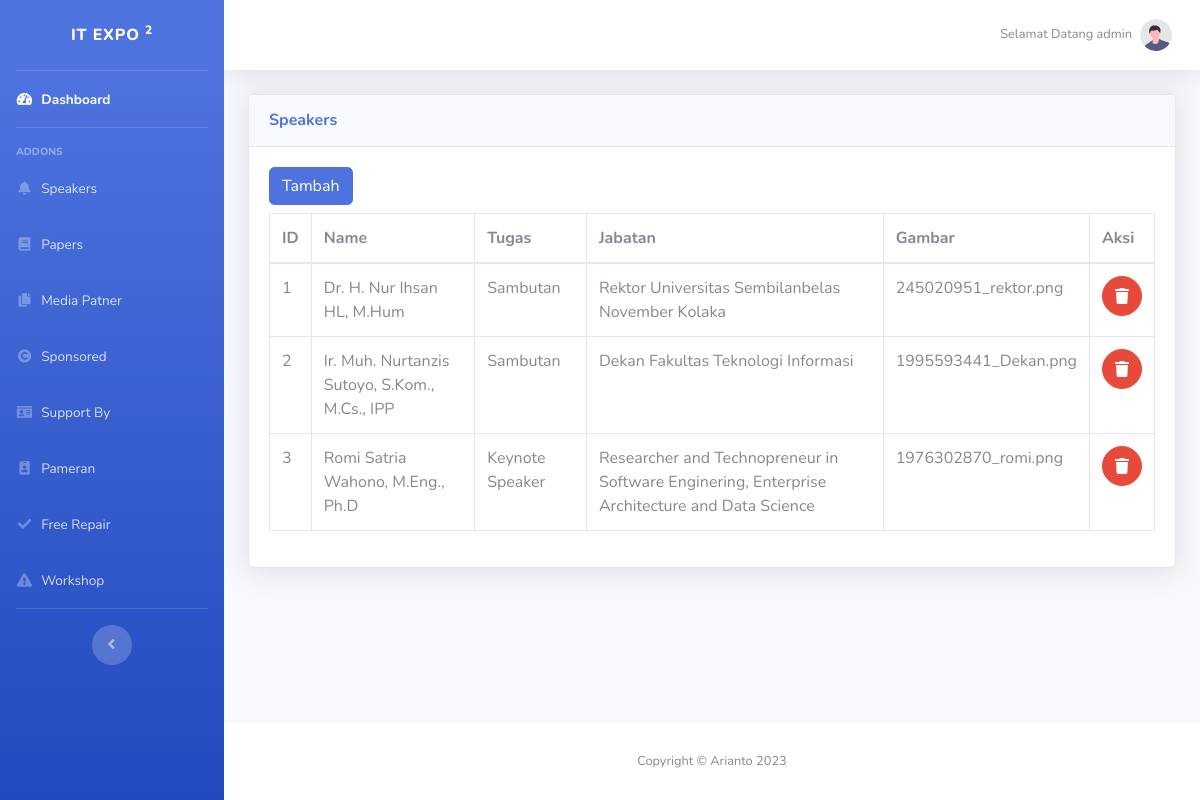
Screenshot of /admin/speakers.php (signed in) with the database file from the repository.
### tables this page shows
CREATE TABLE `speaker` (
  `id` int(11) NOT NULL,
  `nama` varchar(100) NOT NULL,
  `tugas` varchar(100) NOT NULL,
  `jabatan` varchar(100) NOT NULL,
  `gambar` varchar(100) NOT NULL
);

### admin/speakers.php (the view, shortened to what this page needs)
<?php
include '../koneksi.php';
include './header.php';
$result = mysqli_query($conn, "SELECT * FROM speaker");
?>
<div class="container-fluid">
    <div class="card shadow mb-4">
        <div class="card-header py-3">
            <h6 class="m-0 font-weight-bold text-primary">Speakers</h6>
        </div>
        <div class="card-body">
            <a href="tambah-speaker.php" class="btn btn-primary mb-2">Tambah</a>
            <div class="table-responsive">
                <table class="table table-bordered" id="dataTable" width="100%" cellspacing="0">
                    <thead>
                        <tr>
                            <th>ID</th>
                            <th>Name</th>
                            <th>Tugas</th>
                            <th>Jabatan</th>
                            <th>Gambar</th>
                            <th>Aksi</th>
                        </tr>
                    </thead>
                    <tbody>
                        <?php $i = 1; ?>
                        <?php while ($s = mysqli_fetch_assoc($result)) : ?>
                            <tr>
                                <td><?= $i; ?></td>
                                <td><?= $s['nama']; ?></td>
                                <td><?= $s['tugas']; ?></td>
                                <td><?= $s['jabatan']; ?></td>
                                <td><?= $s['gambar']; ?></td>
                                <td>
                                    <a onclick="return confirm('Yakin dihapus')" href="hapus-speaker.php?id=<?= $s['id']; ?>" class="btn btn-danger btn-circle">
                                        <i class="fas fa-trash"></i>
                                    </a>
                                </td>
                            </tr>
                            <?php $i++; ?>
                        <?php endwhile; ?>
                    </tbody>
                </table>
            </div>
        </div>
    </div>
</div>
<?php include './footer.php'; ?>

### rows the page displays
speaker: nama "Dr. H. Nur Ihsan HL, M.Hum", tugas "Sambutan", jabatan "Rektor Universitas Sembilanbelas November Kolaka", gambar "245020951_rektor.png"
speaker: nama "Ir. Muh. Nurtanzis Sutoyo, S.Kom., M.Cs., IPP", tugas "Sambutan", jabatan "Dekan Fakultas Teknologi Informasi", gambar "1995593441_Dekan.png"
speaker: nama "Romi Satria Wahono, M.Eng., Ph.D", tugas "Keynote Speaker", jabatan "Researcher and Technopreneur in Software Enginering, Enterprise Architecture and Data Science", gambar "1976302870_romi.png"

### other values shown
$_SESSION['username'] "admin"
